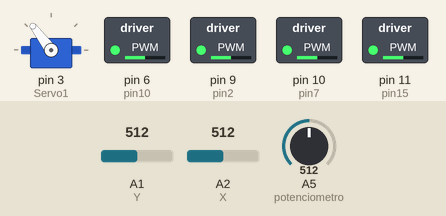
Simulated run of this sketch. Board: Arduino Uno, built with avr-gcc and run on an emulated ATmega328P. On the bench: servo, switched loads named in the sketch (green lamp = pin HIGH). Inputs (shaded band) come from the test bench; at power-on: A1 (Y) = 512, A5 (potenciometro) = 512, A2 (X) = 512. What the sketch prints to the serial monitor is not drawn.

Above: at 1.2 s.
1.3 s: A1 (Y) set to 716
At 1.9 s:
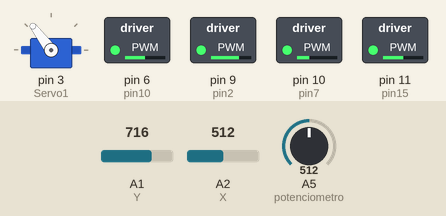
2.8 s: A5 (potenciometro) set to 716
At 4.0 s:
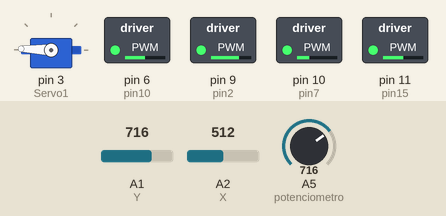
4.3 s: A2 (X) set to 306
At 5.2 s:
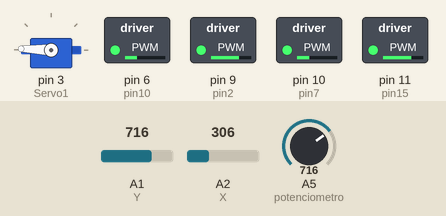
5.8 s: A2 (X) set to 11
At 6.4 s:
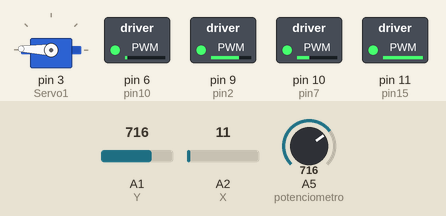
7.3 s: A2 (X) set to 8
At 8.7 s:
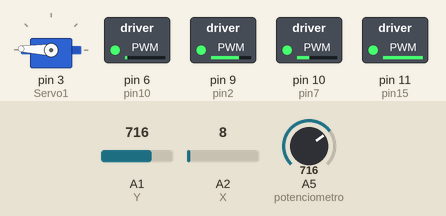
10.3 s: A1 (Y) set to 11
At 11.0 s:
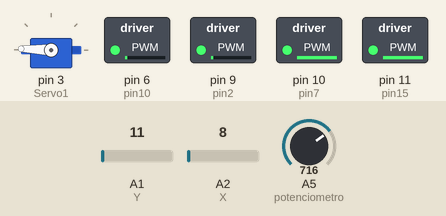
11.8 s: A1 (Y) set to 8
Timing chart, 0 to 14.8 s (numbered marks = the images above; inputs shaded):
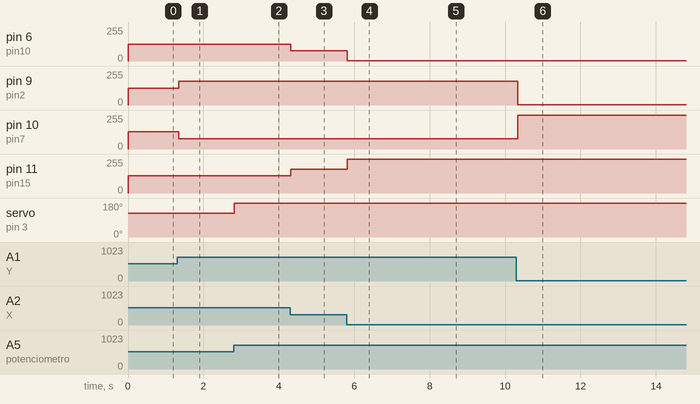

The sketch:

ROV1.2.ino
```cpp
#include <Servo.h>

Servo Servo1; //Declaramos que queremos controlar un Servo, al cual le vamos a poner un nombre cualquiera
int potenciometro = A5; //El pin análogo donde va conectado el Potenciómetro
int value; //El valor a leer por el puerto análogo

int pin2=9;   //Entrada 2 del L293D M1
int pin7=10;  //Entrada 7 del L293D M1
int pin10=6;   //Entrada 10 del L293D M2
int pin15=11;  //Entrada 15 del L293D M2
int Y=A1;   //Eje Y  (Joystick 1)
int valorY;     //Variable que recoge el valor del Eje Y
int X=A2;   //Eje X   (Joystick 2)
int valorX;     //Variable que recoge el valor del Eje X
int pwm1;          //Variable del PWM 1 M1
int pwm2;          //Variable del PWM 2 M1
int pwm3;          //Variable del PWM 3 M2
int pwm4;          //Variable del PWM 4 M2
int pin5=5;

void setup()
{
  {
Servo1.attach(3); //El pin al cual conectamos el servo
}

{
  Serial.begin(9600); //Inicializamos el puerto serie


  pinMode(pin2,OUTPUT); //Salidas del Arduino al L293D
  pinMode(pin7, OUTPUT);
  pinMode(pin10,OUTPUT);
  pinMode(pin15, OUTPUT);
}}


void loop()
{
 {
value = analogRead(potenciometro); //lee el valor entre 0 y 1023
value = map(value, 0 ,1023, 0, 255); //Traduce la lectura análga (0, 1023) a grados (0°, 180°)
Servo1.write(value); //Mueve el Servo según la lectura análoga
Serial.println("value");
Serial.println(value);
}
{
  valorY=analogRead(Y); //Lee el valor del Joystick1
  Serial.println("valorY");
  Serial.println(valorY);
  pwm1 = map(valorY, 0, 1023, 0, 255); //mapeamos pasando de la entrada analogica a los valores de la salida
  pwm2 = map(valorY, 0, 1023, 255, 0); //Inversion respecto a pwm1

  analogWrite(pin2,pwm1);//Sacamos el PWM de las dos salidas usando analogWrite(pin,valor)
  analogWrite(pin7,pwm2);//Sacamos el PWM de las dos salidas usando analogWrite(pin,valor)
}
{
  valorX=analogRead(X); //Lee el valor del Joystick2
  Serial.println("valorX");
  Serial.println(valorX);
  pwm3 = map(valorX, 0, 1023, 0, 255); //mapeamos pasando de la entrada analogica a los valores de la salida
  pwm4 = map(valorX, 0, 1023, 255, 0); //Inversion respecto a pwm1

  analogWrite(pin10,pwm3);//Sacamos el PWM de las dos salidas usando analogWrite(pin,valor)
  analogWrite(pin15,pwm4);//Sacamos el PWM de las dos salidas usando analogWrite(pin,valor)
}
}
```

Measured:
- after the input at 1.3 s, pin 9 (pin2): 127/255 → 178/255 at once; pin 10 (pin7): 128/255 → 77/255 at once
- after the input at 2.8 s, servo on pin 3 (Servo1): 127° → 178° at once
- after the input at 4.3 s, pin 6 (pin10): 127/255 → 76/255 at once; pin 11 (pin15): 128/255 → 179/255 at once
- after the input at 5.8 s, pin 6 (pin10): 76/255 → 2/255 at once; pin 11 (pin15): 179/255 → 253/255 at once
- after the input at 7.3 s, pin 6 (pin10): 2/255 → 1/255 at once; pin 11 (pin15): 253/255 → 254/255 at once
- after the input at 10.3 s, pin 9 (pin2): 178/255 → 2/255 at once; pin 10 (pin7): 77/255 → 253/255 at once
- after the input at 11.8 s, pin 9 (pin2): 2/255 → 1/255 at once; pin 10 (pin7): 253/255 → 254/255 at once
